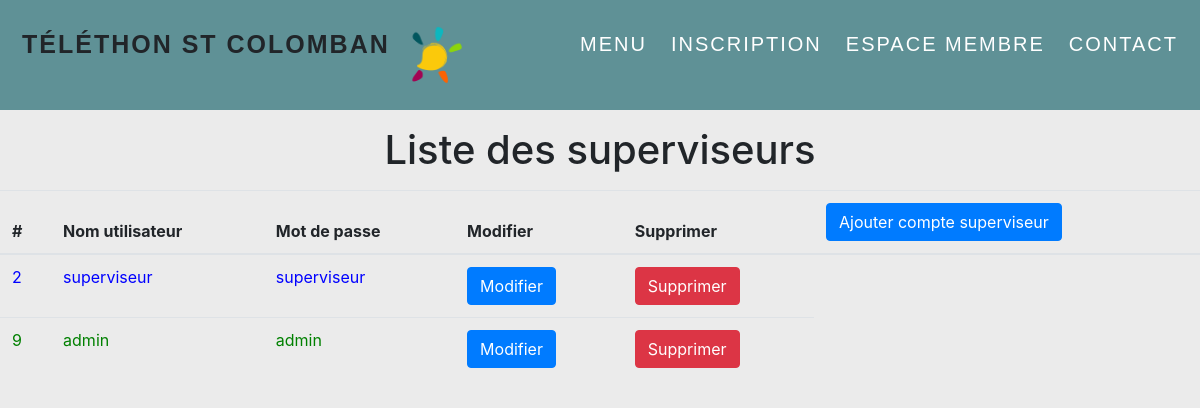
/telethon_project/modification_superviseurs.php, run on an earlier commit of the app's database.
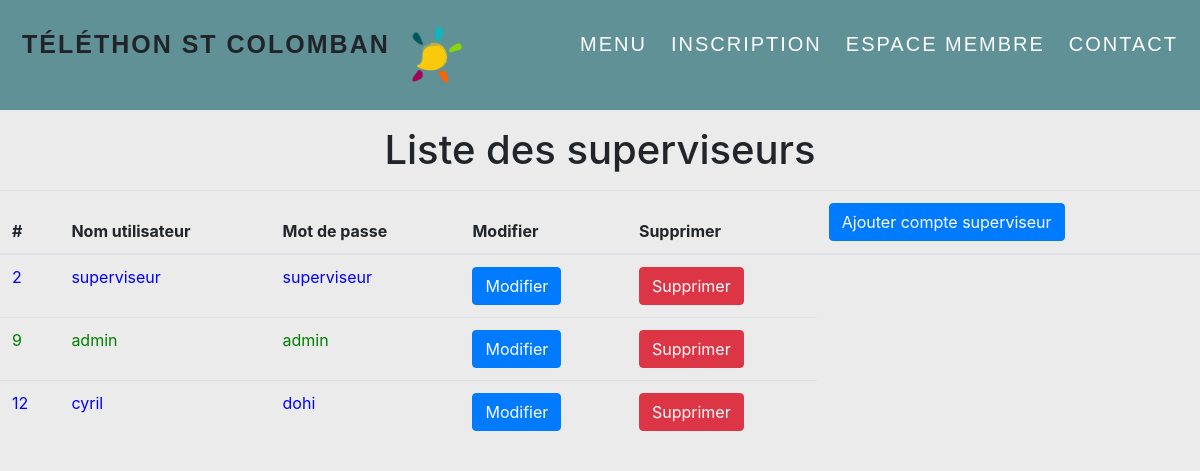
And on a later commit of the database.
### tables this page shows
CREATE TABLE IF NOT EXISTS `users` (
  `id` int(11) NOT NULL AUTO_INCREMENT,
  `login` varchar(45) NOT NULL,
  `password` varchar(45) NOT NULL,
  `roles_id` int(2) NOT NULL,
  PRIMARY KEY (`id`),
  KEY `fk_users_roles` (`roles_id`)
);

### telethon_project/modification_superviseur2.php (called while the page is built, shortened)
<?php ob_start();
    $Titre = "Liste des superviseurs";
    ?>
<?php
$pdo = new PDO("mysql:dbname=projet_telethon;host=localhost", "root", "");
$stmt = $pdo->prepare("SELECT * FROM users ORDER BY id");
$stmt->execute();
$types = $stmt->fetchAll(PDO::FETCH_ASSOC);
?>

### telethon_project/modification_superviseurs.php (the view, shortened to what this page needs)
<link href="//maxcdn.bootstrapcdn.com/bootstrap/4.1.1/css/bootstrap.min.css" rel="stylesheet" id="bootstrap-css">
<body style="background-color: #EBEBEB;">
 <?php include('container.php');?> <?php require "modification_superviseur2.php" ?>
    <div class ="container" >
        <h1 class =" text-black p-2 my-2 text-center"> <?=$Titre?></h1>
      </div>
 </body>
<table class ="table">
        <thead>
            <tr>
                <th scope="col">#</th>
                <th scope="col">Nom utilisateur</th>
                <th scope="col">Mot de passe</th>
                <th scope="col">Modifier</th>
                <th scope="col">Supprimer</th>
                <th> <a href="Ajout_superviseur2.php" class ="btn btn-primary">Ajouter compte superviseur</a></th>
            </tr>
        </thead>
        <tbody>
            <?php foreach($types as $type) : ?>
       <?php if(!isset($_GET['modifier']) || $_GET['modifier'] !== $type['id']){?>
         <?php if($type['roles_id'] === '1'){  ?><style>.ligne{color: green;}</style>
            <tr class ="ligne">
                <td><?= $type['id']?></td>
                <td><?= $type['login']?></td>
                <td><?= $type['password']?></td>
                <td> <a href="?modifier=<?=$type['id']?>" class="btn btn-primary" >Modifier</a></td>
                <td> <a href="?supprimer=<?=$type['id']?>" class="btn btn-danger" id ="refresh">Supprimer</a></td>
           </tr>
             <?php } ?>
            <?php if($type['roles_id'] === '2'){  ?><style>.lignes{color: blue;}</style>
            <tr class ="lignes">
                <td><?= $type['id']?></td>
                <td><?= $type['login']?></td>
                <td><?= $type['password']?></td>
                <td> <a href="?modifier=<?=$type['id']?>" class="btn btn-primary" >Modifier</a></td>
                <td> <a href="?supprimer=<?=$type['id']?>" class="btn btn-danger" id ="refresh">Supprimer</a></td>
           </tr>
             <?php } ?>
            <?php } ?>
         <?php endforeach; ?>
        </tbody>
</table>

What changed in the data, as far as the page shows it:
added users: id "12", login "cyril", password "dohi"
